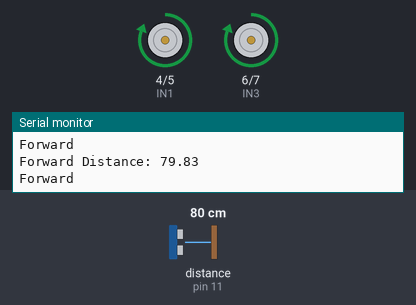
A sketch run on a simulated Arduino Uno, built with avr-gcc and run on an emulated ATmega328P. Shown: motor-driver pin pairs drawn as motors (green arrow = first pin HIGH = forward, orange = second pin HIGH = backward, longer = more drive, scaled by the enable pin), the last lines printed to the serial monitor. Wiring (inferred from the names in the program): ultrasonic range finder: trigger pin 10; echo pin 11. The inputs (shaded band) are chosen by the test bench; at power-on: distance to the obstacle (sensor on pin 11) 80 cm. The echo pulse lasts 58.3 µs per cm.

Above: at 1.2 s.
1.3 s: distance to the obstacle (sensor on pin 11) set to 27 cm
4.3 s: distance to the obstacle (sensor on pin 11) set to 22 cm
At 5.0 s:
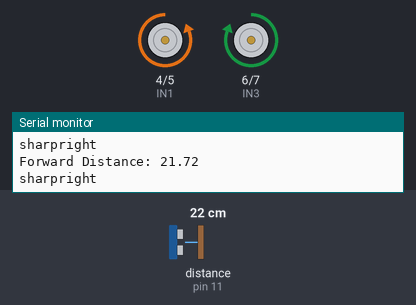
5.8 s: distance to the obstacle (sensor on pin 11) set to 60 cm
At 6.7 s:
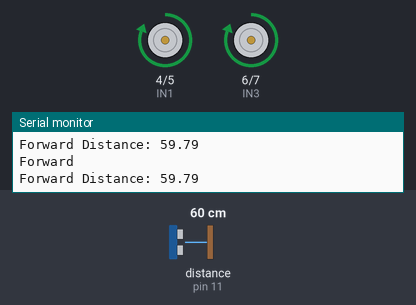
7.4 s: distance to the obstacle (sensor on pin 11) set to 2 cm
At 8.6 s:
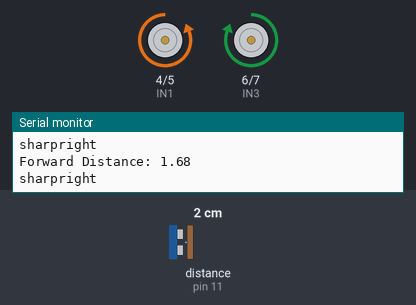
Timing chart, 0 to 9.9 s (numbered marks = the images above; inputs shaded):
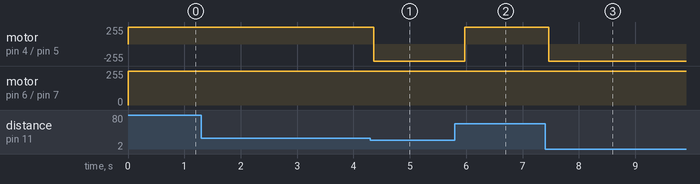

Measured:
- the behaviour switches between 25 and 24 cm on distance to the obstacle (sensor on pin 11) (found by bisection; images 0 and 1)
- after the input at 4.3 s, motor on pin 4 (IN1) / pin 5 (IN2): forward 255/255 → backward 255/255 after 0.06 s
- after the input at 5.8 s, motor on pin 4 (IN1) / pin 5 (IN2): backward 255/255 → forward 255/255 after 0.17 s
- after the input at 7.4 s, motor on pin 4 (IN1) / pin 5 (IN2): forward 255/255 → backward 255/255 after 0.06 s

The sketch:

s2p3obstacle_avoiding_car.ino
```cpp
/*
Code by:
M.Hashir

This is a code for Obstacle Avoiding car

Hardware:
-Arduino UNO
-Motor driver module L298N
-Light weight 3 wheeler chassis
-HC-sr04 Ultrasonic Distance Sensor
-7V to 12V battery
-10 male to female wires
-5 male to male wires

Connections:
Connections:
  Motor driver module and Arduino
  -Connect IN1 of module to pin 4 of Arduino
  -Connect IN2 of module to pin 5 of Arduino
  -Connect IN3 of module to pin 6 of Arduino
  -Connect IN4 of module to pin 7 of Arduino
  -Connect ENA of module to pin 8 of Arduino
  -Connect ENB of module to pin 9 of Arduino
  -Connect 5V of module to 5V of Arduino
  -Connect GND of module to GND of Arduino

Motors
  Connect motors to motor driver module.
  Battery and all circuits
  -Connect +ve wire of battery to 12V of motor driver module
  -Connect -ve wire of battery to GND of motor driver module

Distance sensor and Arduino
   -Connect Trig of distance sensor to pin 10 of Arduino
   -Connect Echo of distance sensor to pin 11 of Arduino
   -Connect VCC of distance sensor to 5V of Arduino
   -Connect GND of distance sensor to GND of Arduino

Motors
Connect motors to motor driver module

Battery and all circuits
-Connect +ve wire of battery to 12V of motor driver module
-Connect -ve wire of battery to GND of motor driver module
*/


#define IN1 4         //IN1
#define IN2 5        //IN2
#define ENA 8         //ENA
#define ENB 9         //ENB
#define IN3 6         //IN3
#define IN4 7         //IN4
#define trigger 10    //Trigger
#define echo 11       //Echo


void stopm(void);
void forward(void);
void inputs(void);
void sharpright(void);

int duration;
float distance;

void setup(void)
{
  Serial.begin (9600);        //Dont edit this line
  pinMode(trigger, OUTPUT);   //Dont edit this line
  pinMode(echo, INPUT);       //Dont edit this line
  pinMode(IN1,OUTPUT);        //Dont edit this line
  pinMode(IN2,OUTPUT);        //Dont edit this line
  pinMode(IN3,OUTPUT);        //Dont edit this line
  pinMode(IN4,OUTPUT);        //Dont edit this line
  pinMode(ENA,OUTPUT);        //Dont edit this line
  pinMode(ENB,OUTPUT);        //Dont edit this line
  digitalWrite(ENA,HIGH);     //Used for speed controlling
  digitalWrite(ENB,HIGH);     //Used for speed controlling
 }


void loop(void) {
 inputs();                    //Dont edit this line
if(distance<24){              //Dont edit this line
  sharpright();               //Dont edit this line
}
else
{
forward();                    //Dont edit this line
}
}


void forward(void)                    //The four lines below tell your car how to move forward... you can edit them
{  Serial.println("Forward");
  digitalWrite(IN1, HIGH);
  digitalWrite(IN2, LOW);
  digitalWrite(IN3, HIGH);
  digitalWrite(IN4, LOW);
}


void sharpright()                     //The four lines below tell your car how to move sharp right... you can edit them
{  Serial.println("sharpright");
  digitalWrite(IN1, LOW);
  digitalWrite(IN2, HIGH);
  digitalWrite(IN3, HIGH);
  digitalWrite(IN4, LOW);
  delay(400);
}


void stopm(void)                      //The four lines below tell your car how to stop... you can edit them
{  Serial.println("stop");
  digitalWrite(IN1, LOW);
  digitalWrite(IN2, LOW);
  digitalWrite(IN3, LOW);
  digitalWrite(IN4, LOW);
}


void inputs()                         //Below lines tell your car how to measure distance... you cant edit them
{
      digitalWrite(trigger, LOW);
      delayMicroseconds(2);
      digitalWrite(trigger, HIGH);
      delayMicroseconds(10);
      digitalWrite(trigger, LOW);
      duration = pulseIn(echo, HIGH);
      distance = (duration / 2) / 29.1;
      digitalWrite(trigger, LOW);

      Serial.print("Forward Distance: ");
      Serial.println(distance);
}
```
